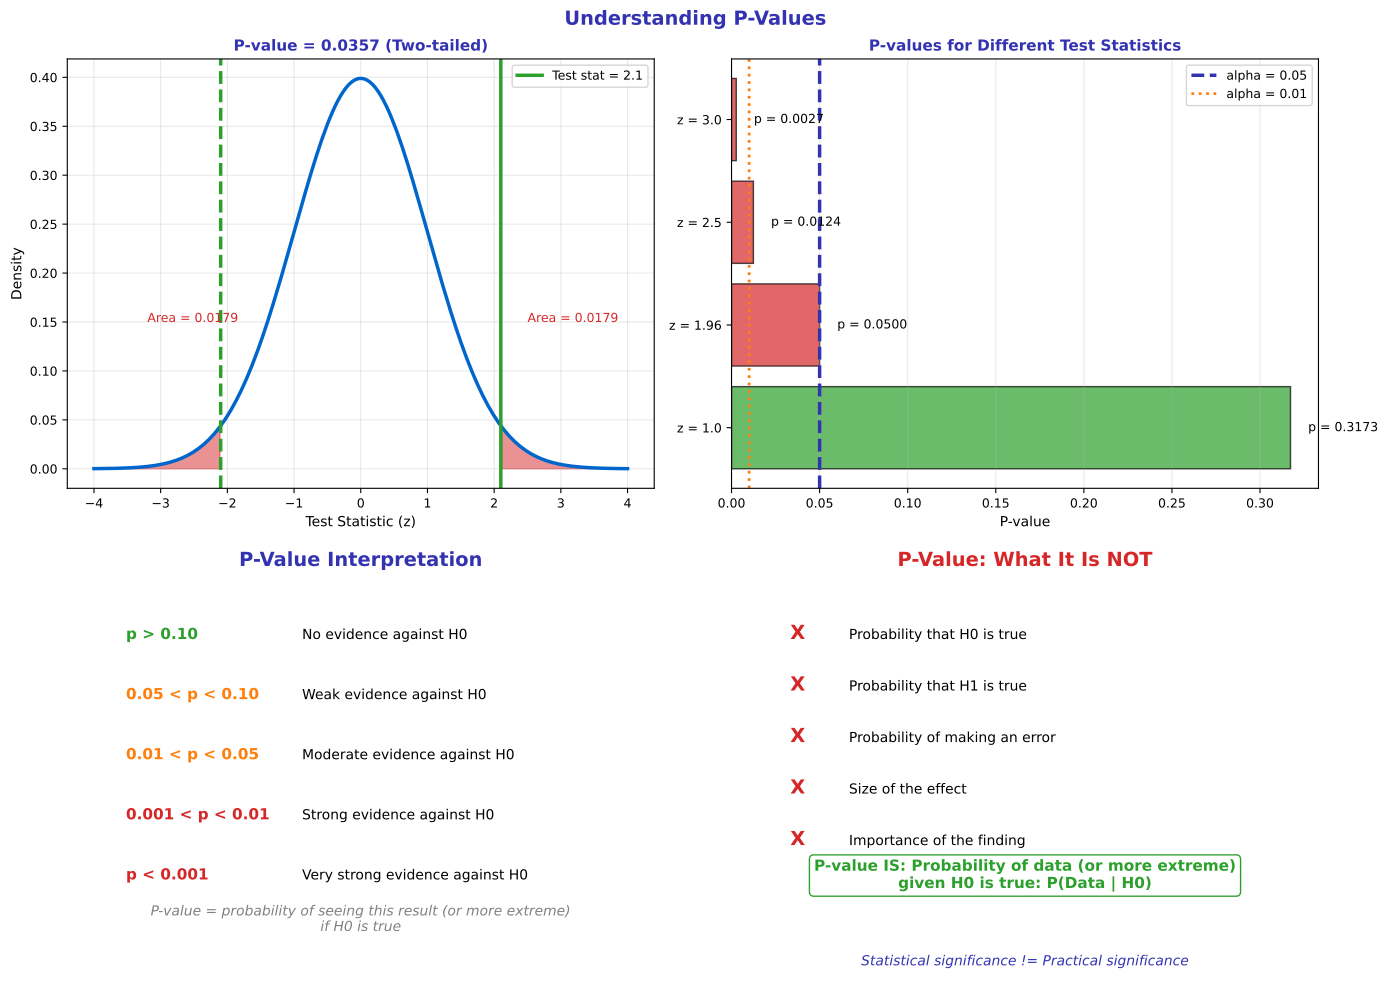

The Python source for this figure:
"""P-Value - Probability of observing result under H0"""
import matplotlib.pyplot as plt
import numpy as np
from scipy import stats
from pathlib import Path

plt.rcParams.update({
    'font.size': 10,
    'axes.labelsize': 10,
    'axes.titlesize': 11,
    'xtick.labelsize': 9,
    'ytick.labelsize': 9,
    'legend.fontsize': 9,
    'figure.figsize': (10, 6),
    'figure.dpi': 150
})

MLPURPLE = '#3333B2'
MLLAVENDER = '#ADADE0'
MLBLUE = '#0066CC'
MLORANGE = '#FF7F0E'
MLGREEN = '#2CA02C'
MLRED = '#D62728'

fig, axes = plt.subplots(2, 2, figsize=(14, 10))
fig.suptitle('Understanding P-Values', fontsize=14, fontweight='bold', color=MLPURPLE)

x = np.linspace(-4, 4, 200)
y = stats.norm.pdf(x)

# Plot 1: P-value visualization (two-tailed)
ax1 = axes[0, 0]
test_stat = 2.1
p_value = 2 * (1 - stats.norm.cdf(abs(test_stat)))

ax1.plot(x, y, color=MLBLUE, linewidth=2.5)
ax1.fill_between(x, y, where=x <= -abs(test_stat), alpha=0.5, color=MLRED)
ax1.fill_between(x, y, where=x >= abs(test_stat), alpha=0.5, color=MLRED)
ax1.axvline(test_stat, color=MLGREEN, linewidth=2.5, label=f'Test stat = {test_stat}')
ax1.axvline(-test_stat, color=MLGREEN, linewidth=2.5, linestyle='--')

ax1.set_title(f'P-value = {p_value:.4f} (Two-tailed)', fontsize=11, fontweight='bold', color=MLPURPLE)
ax1.set_xlabel('Test Statistic (z)', fontsize=10)
ax1.set_ylabel('Density', fontsize=10)
ax1.legend(fontsize=9)
ax1.grid(alpha=0.3)
ax1.text(2.5, 0.15, f'Area = {p_value/2:.4f}', fontsize=9, color=MLRED)
ax1.text(-3.2, 0.15, f'Area = {p_value/2:.4f}', fontsize=9, color=MLRED)

# Plot 2: Different test statistics
ax2 = axes[0, 1]
test_stats = [1.0, 1.96, 2.5, 3.0]
p_values = [2 * (1 - stats.norm.cdf(abs(t))) for t in test_stats]
colors = [MLGREEN if p >= 0.05 else MLRED for p in p_values]

ax2.barh(range(len(test_stats)), p_values, color=colors, alpha=0.7, edgecolor='black')
ax2.axvline(0.05, color=MLPURPLE, linewidth=2.5, linestyle='--', label='alpha = 0.05')
ax2.axvline(0.01, color=MLORANGE, linewidth=2, linestyle=':', label='alpha = 0.01')

for i, (t, p) in enumerate(zip(test_stats, p_values)):
    ax2.text(p + 0.01, i, f'p = {p:.4f}', va='center', fontsize=9)

ax2.set_yticks(range(len(test_stats)))
ax2.set_yticklabels([f'z = {t}' for t in test_stats])
ax2.set_title('P-values for Different Test Statistics', fontsize=11, fontweight='bold', color=MLPURPLE)
ax2.set_xlabel('P-value', fontsize=10)
ax2.legend(fontsize=9)
ax2.grid(axis='x', alpha=0.3)

# Plot 3: P-value interpretation
ax3 = axes[1, 0]
ax3.axis('off')

ax3.text(0.5, 0.95, 'P-Value Interpretation', ha='center', fontsize=14,
         fontweight='bold', color=MLPURPLE, transform=ax3.transAxes)

interpretations = [
    ('p > 0.10', 'No evidence against H0', MLGREEN),
    ('0.05 < p < 0.10', 'Weak evidence against H0', MLORANGE),
    ('0.01 < p < 0.05', 'Moderate evidence against H0', MLORANGE),
    ('0.001 < p < 0.01', 'Strong evidence against H0', MLRED),
    ('p < 0.001', 'Very strong evidence against H0', MLRED),
]

y = 0.78
for range_str, interp, color in interpretations:
    ax3.text(0.1, y, range_str, fontsize=11, fontweight='bold', color=color, transform=ax3.transAxes)
    ax3.text(0.4, y, interp, fontsize=10, transform=ax3.transAxes)
    y -= 0.14

ax3.text(0.5, 0.1, 'P-value = probability of seeing this result (or more extreme)\nif H0 is true',
         ha='center', fontsize=10, style='italic', color='gray', transform=ax3.transAxes)

# Plot 4: Common mistakes
ax4 = axes[1, 1]
ax4.axis('off')

ax4.text(0.5, 0.95, 'P-Value: What It Is NOT', ha='center', fontsize=14,
         fontweight='bold', color=MLRED, transform=ax4.transAxes)

mistakes = [
    'Probability that H0 is true',
    'Probability that H1 is true',
    'Probability of making an error',
    'Size of the effect',
    'Importance of the finding',
]

y = 0.78
for mistake in mistakes:
    ax4.text(0.1, y, 'X', fontsize=14, fontweight='bold', color=MLRED, transform=ax4.transAxes)
    ax4.text(0.2, y, mistake, fontsize=10, transform=ax4.transAxes)
    y -= 0.12

ax4.text(0.5, 0.2, 'P-value IS: Probability of data (or more extreme)\ngiven H0 is true: P(Data | H0)',
         ha='center', fontsize=11, color=MLGREEN, fontweight='bold', transform=ax4.transAxes,
         bbox=dict(boxstyle='round', facecolor='white', edgecolor=MLGREEN))

ax4.text(0.5, 0.02, 'Statistical significance != Practical significance',
         ha='center', fontsize=10, style='italic', color=MLPURPLE, transform=ax4.transAxes)

plt.tight_layout()
plt.savefig(Path(__file__).parent / 'chart.pdf', dpi=300, bbox_inches='tight')
plt.close()
